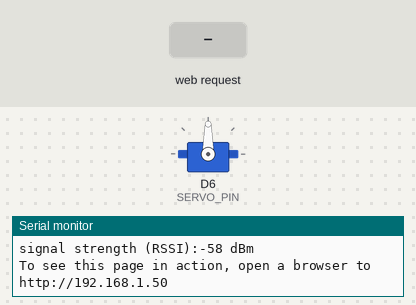
Recording of a sketch running on a simulated Arduino MKR. On the bench: servo, the last lines printed to the serial monitor. The inputs (shaded band) are chosen by the test bench. WiFi joins after 1.5 s; servers stay silent unless stated; not simulated (calls return 0 or success): arduino_secrets.h.

Above: at 12.7 s.
12.8 s: HTTP request GET /H received
At 13.9 s:
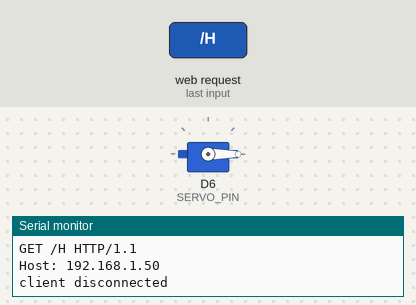
14.3 s: HTTP request GET /L received
At 15.1 s:
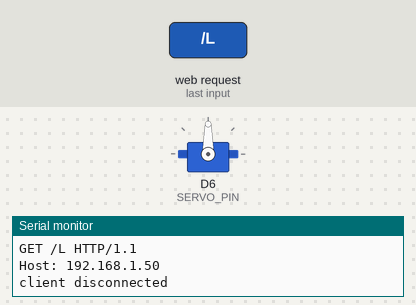
Timing chart, 0 to 17.3 s (numbered marks = the images above; inputs shaded):
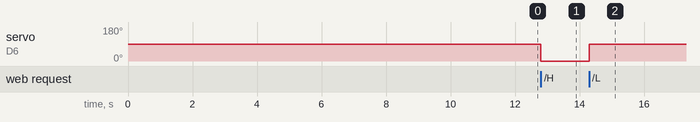

Measured:
- after the input at 12.8 s, servo on D6 (SERVO_PIN): 90° → 0° at once
- after the input at 14.3 s, servo on D6 (SERVO_PIN): 0° → 90° at once

The sketch:

servo.ino
```cpp
#include <WiFiNINA.h>
#include <utility/wifi_drv.h>
#include <Servo.h>
#include "arduino_secrets.h"

const int SERVO_PIN = 6;

char ssid[] = SECRET_SSID;
char pass[] = SECRET_OPTIONAL_PASS;
int status = WL_IDLE_STATUS;  //connection status
WiFiServer server(80);        //server socket

WiFiClient client = server.available();
// from https://docs.arduino.cc/learn/electronics/servo-motors

Servo servo;

int start_angle = 90;
int target_angle = 0;

void setup() {
  Serial.begin(9600);

  servo.attach(SERVO_PIN);
  servo.write(start_angle);

  while (!Serial)
    ;

  enable_WiFi();
  connect_WiFi();

  server.begin();
  printWifiStatus();
}

void loop() {
  client = server.available();

  if (client) {
    printWEB();
  }
}

void printWifiStatus() {
  // print the SSID of the network you're attached to:
  Serial.print("SSID: ");
  Serial.println(WiFi.SSID());

  // print your board's IP address:
  IPAddress ip = WiFi.localIP();
  Serial.print("IP Address: ");
  Serial.println(ip);

  // print the received signal strength:
  long rssi = WiFi.RSSI();
  Serial.print("signal strength (RSSI):");
  Serial.print(rssi);
  Serial.println(" dBm");

  Serial.print("To see this page in action, open a browser to http://");
  Serial.println(ip);
}

void enable_WiFi() {
  // check for the WiFi module:
  if (WiFi.status() == WL_NO_MODULE) {
    Serial.println("Communication with WiFi module failed!");
    // don't continue
    while (true)
      ;
  }

  String fv = WiFi.firmwareVersion();
  if (fv < "1.0.0") {
    Serial.println("Please upgrade the firmware");
  }
}

void connect_WiFi() {
  // attempt to connect to Wifi network:
  while (status != WL_CONNECTED) {
    Serial.print("Attempting to connect to SSID: ");
    Serial.println(ssid);
    // Connect to WPA/WPA2 network. Change this line if using open or WEP network:
    status = WiFi.begin(ssid, pass);

    // wait 10 seconds for connection:
    delay(10000);
  }
}

void printWEB() {

  if (client) {                    // if you get a client,
    Serial.println("new client");  // print a message out the serial port
    String currentLine = "";       // make a String to hold incoming data from the client
    while (client.connected()) {   // loop while the client's connected
      if (client.available()) {    // if there's bytes to read from the client,
        char c = client.read();    // read a byte, then
        Serial.write(c);           // print it out the serial monitor
        if (c == '\n') {           // if the byte is a newline character

          // if the current line is blank, you got two newline characters in a row.
          // that's the end of the client HTTP request, so send a response:
          if (currentLine.length() == 0) {

            // HTTP headers always start with a response code (e.g. HTTP/1.1 200 OK)
            // and a content-type so the client knows what's coming, then a blank line:
            client.println("HTTP/1.1 200 OK");
            client.println("Content-type:text/html");
            client.println();

            //create the buttons
            client.print("Click <a href=\"/H\">here</a> to move the servo<br>");
            client.print("Click <a href=\"/L\">here</a> to return the servo<br><br>");

            client.println();

            // The HTTP response ends with another blank line:
            client.println();
            // break out of the while loop:
            break;
          } else {  // if you got a newline, then clear currentLine:
            currentLine = "";
          }
        } else if (c != '\r') {  // if you got anything else but a carriage return character,
          currentLine += c;
          // add it to the end of the currentLine
        }

        if (currentLine.endsWith("GET /H")) {
          servo.write(target_angle);
        }
        if (currentLine.endsWith("GET /L")) {
          servo.write(start_angle);
        }
      }
    }
    // close the connection:
    client.stop();
    Serial.println("client disconnected");
  }
}
```
